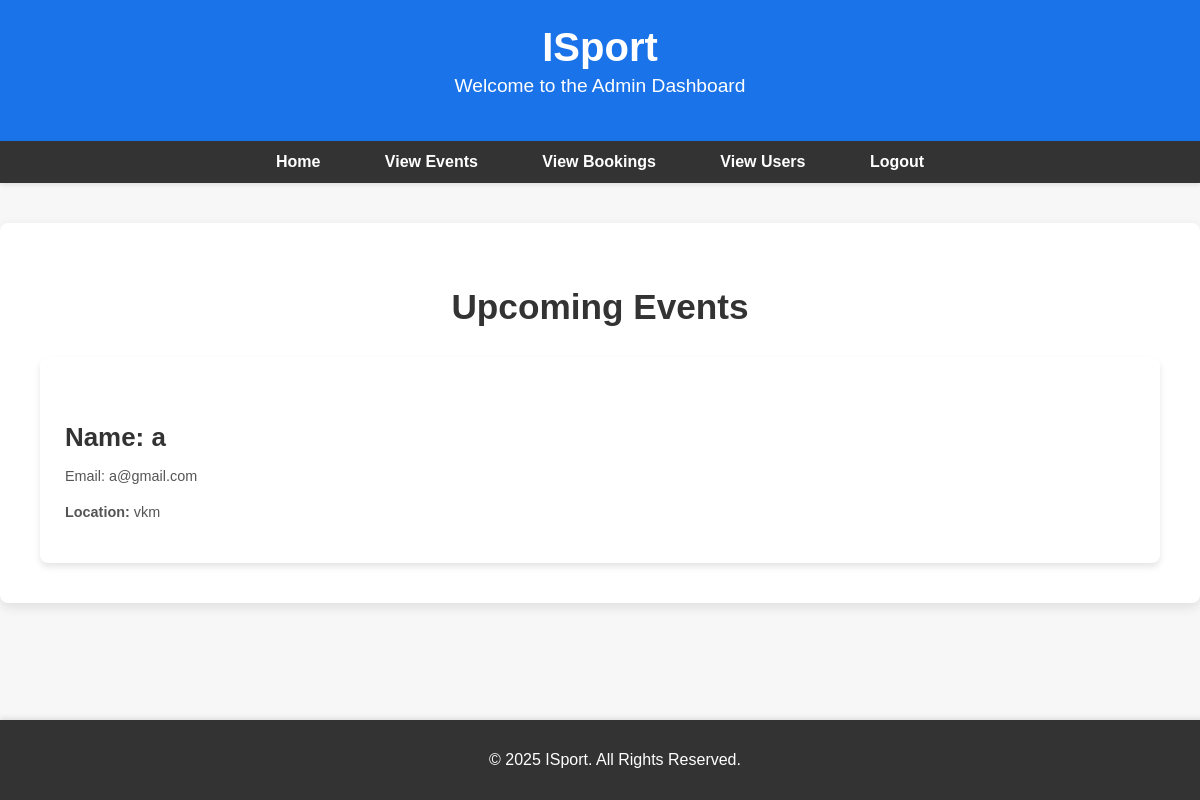
The app's page /viewusers/, older data.
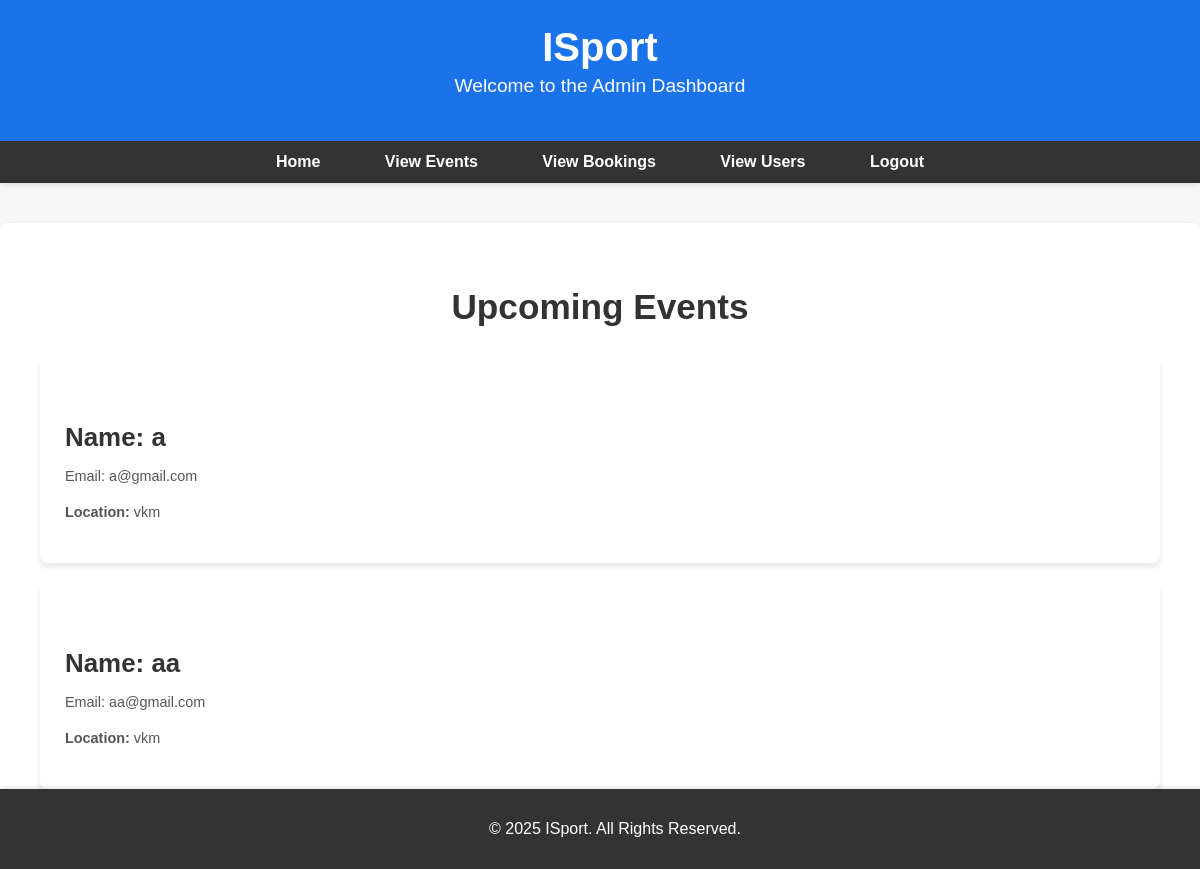
The same page, newer data.
### app/models.py (models this page shows, shortened)
class FanRegister(models.Model):
    email = models.EmailField(unique=True)
    name = models.TextField()
    phone = models.IntegerField()
    password = models.TextField()
    location= models.TextField()
    confirm_password=models.TextField()
    favoriteevent=models.TextField()
    favoriteteam=models.TextField()

### app/views.py (the view)
# urls.py: path('viewusers/', views.viewusers, name='viewusers'),
def viewusers(request):
    users=FanRegister.objects.all()
    return render(request,'admin/viewusers.html',{'users':users})

### templates/admin/viewusers.html (shortened to what this page needs)
<!DOCTYPE html>
<html lang="en">
<head>
</head>
<body>
    <header>
        <h1>ISport</h1>
        <p>Welcome to the Admin Dashboard</p>
    </header>
    <nav>
        <ul>
            <li><a href="../adminhome">Home</a></li>
            <li><a href="../adminview_events">View Events</a></li>
            <li><a href="../adminbookings">View Bookings</a></li>
            <li><a href="../viewusers">View Users</a></li>
            <li><a href="../logout">Logout</a></li>
        </ul>
    </nav>
    <div class="content-wrapper">
        <h1>Upcoming Events</h1>
        <div class="events-container">
            {% for event in users %}
            <div class="event-item">
                <div class="event-details">
                    <h3>Name: {{ event.name }}</h3>
                    <p>Email: {{ event.email }}</p>
                    <p><strong>Location:</strong> {{ event.location }}</p>
                </div>
            </div>
            {% empty %}
            <p>No events available at the moment.</p>
            {% endfor %}
        </div>
    </div>
    <footer>
        <p>&copy; 2025 ISport. All Rights Reserved.</p>
    </footer>
</body>
</html>

Row changes from the older to the newer data that the page shows:
added FanRegister: name "aa", email "aa@gmail.com", location "vkm"
